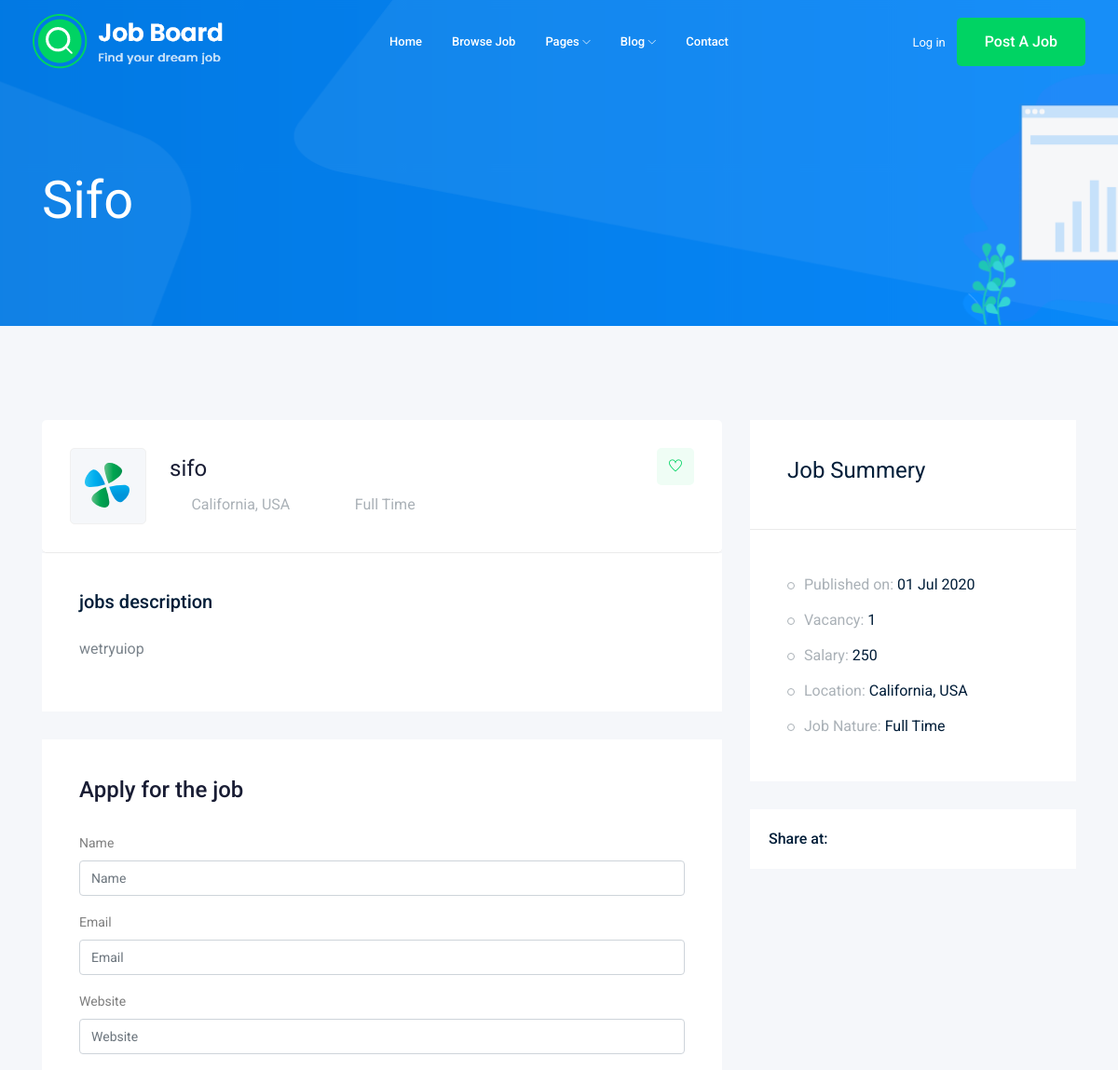
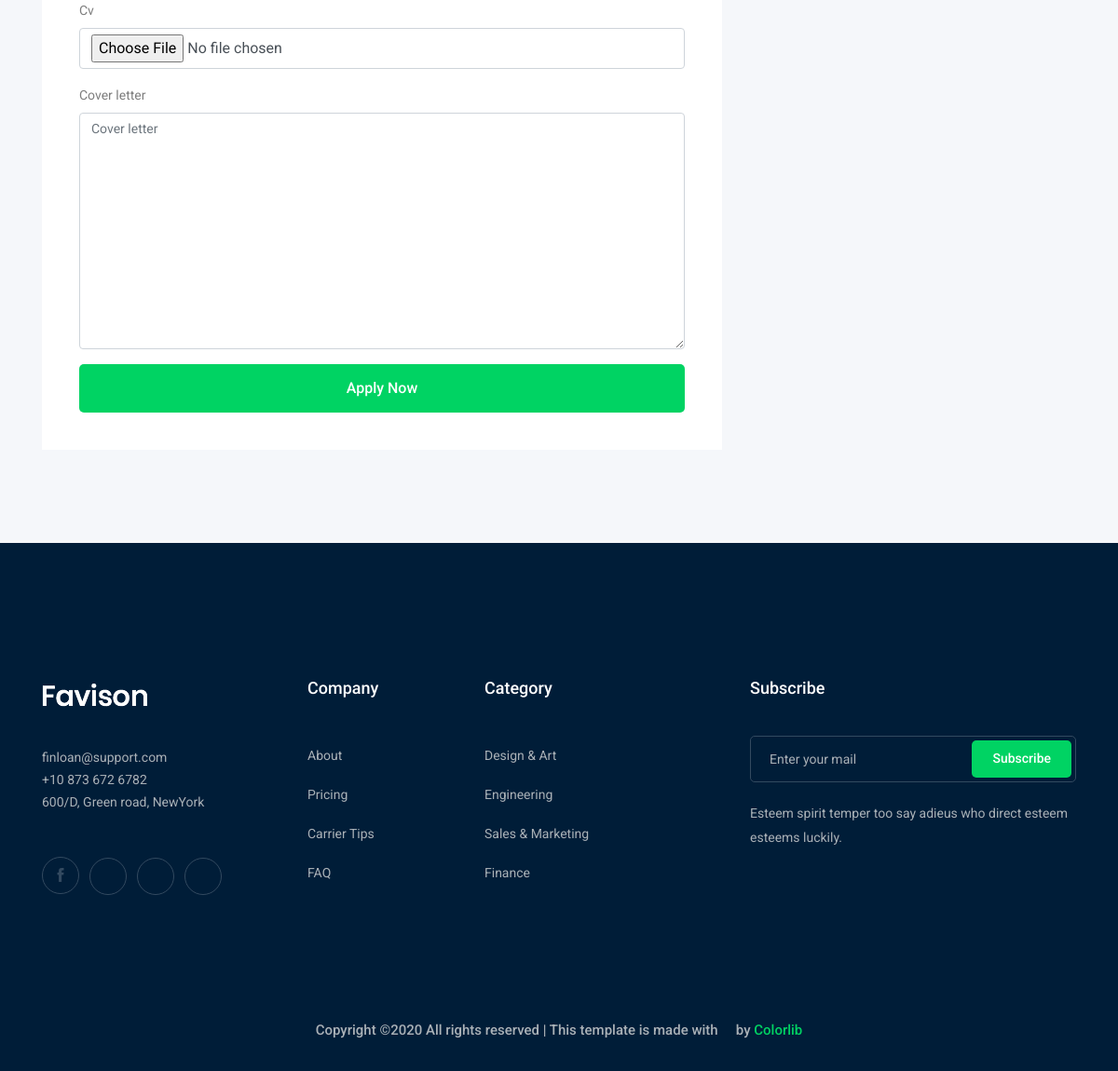
The page /jobs/sifo on the database its author committed (2 pictures, top to bottom).
### job/models.py (models this page shows, shortened)
class job(models.Model):
    owner = models.ForeignKey(User, related_name='job_owner', on_delete=models.CASCADE)
    title = models.CharField(max_length=100)
    job_type = models.CharField(max_length=15, choices=JOB_TYPE)
    description = models.TextField(max_length=1000)
    published_at = models.DateTimeField(auto_now=True)
    vacancy = models.IntegerField(default=1)
    salary = models.IntegerField(default=250)
    experience = models.IntegerField(default=0)
    category = models.ForeignKey('category', on_delete=models.CASCADE)
    image = models.ImageField(upload_to='jobs/')
    slug = models.SlugField(blank=True, null=True)
    def __str__(self):
        return self.title

### job/views.py (the view)
# urls.py: path('<str:slug>', views.job_detail, name='job_detail'),
def job_detail(request, slug):
    job_detail = job.objects.get(slug=slug)
    if request.method == 'POST':
        form = ApplyForm(request.POST, request.FILES)
        if form.is_valid():
            myform = form.save(commit=False)
            myform.job = job_detail
            myform.save()
    else:
        form = ApplyForm()
    context = {'jobs': job_detail, 'form': form}
    return render(request, 'job/job_detail.html', context)

### job/form.py
class ApplyForm(forms.ModelForm):
    class Meta:
        model = Apply
        fields = ['name', 'email', 'website', 'cv', 'cover_letter']

### job/templates/job/job_detail.html (shortened to what this page needs)
{% extends 'base.html' %}
{% load bootstrap4 %}
{% block body %}
    <div class="bradcam_area bradcam_bg_1">
        <div class="container">
            <div class="row">
                <div class="col-xl-12">
                    <div class="bradcam_text">
                        <h3>{{jobs}}</h3>
                    </div>
                </div>
            </div>
        </div>
    </div>
    <div class="job_details_area">
        <div class="container">
            <div class="row">
                <div class="col-lg-8">
                    <div class="job_details_header">
                        <div class="single_jobs white-bg d-flex justify-content-between">
                            <div class="jobs_left d-flex align-items-center">
                                <div class="thumb">
                                    <img src="img/svg_icon/1.svg" alt="">
                                </div>
                                <div class="jobs_conetent">
                                    <a href="#"><h4>{{jobs}}</h4></a>
                                    <div class="links_locat d-flex align-items-center">
                                        <div class="location">
                                            <p> <i class="fa fa-map-marker"></i> California, USA</p>
                                        </div>
                                        <div class="location">
                                            <p> <i class="fa fa-clock-o"></i>{{jobs.job_type}}</p>
                                        </div>
                                    </div>
                                </div>
                            </div>
                            <div class="jobs_right">
                                <div class="apply_now">
                                    <a class="heart_mark" href="#"> <i class="ti-heart"></i> </a>
                                </div>
                            </div>
                        </div>
                    </div>
                    <div class="descript_wrap white-bg">
                        <div class="single_wrap">
                            <h4>jobs description</h4>
                            <p>{{jobs.description}}</p>
                        </div>
                    </div>
                    <div class="apply_job_form white-bg">
                        <h4>Apply for the job</h4>
                        <form method="POST" enctype="multipart/form-data">
                            {% bootstrap_form form %}
                            {% buttons %}
                                <button class="boxed-btn3 w-100" type="submit">Apply Now</button>
                            {% endbuttons %}
                        </form>
                    </div>
                </div>
                <div class="col-lg-4">
                    <div class="job_sumary">
                        <div class="summery_header">
                            <h3>Job Summery</h3>
                        </div>
                        <div class="job_content">
                            <ul>
                                <li>Published on: <span>{{jobs.published_at|date:'d M o'}}</span></li>
                                <li>Vacancy: <span>{{jobs.vacancy}}</span></li>
                                <li>Salary: <span>{{jobs.salary}}</span></li>
                                <li>Location: <span>California, USA</span></li>
                                <li>Job Nature: <span>{{jobs.job_type}}</span></li>
                            </ul>
                        </div>
                    </div>
                    <div class="share_wrap d-flex">
                        <span>Share at:</span>
                        <ul>
                            <li><a href="#"> <i class="fa fa-facebook"></i></a> </li>
                            <li><a href="#"> <i class="fa fa-google-plus"></i></a> </li>
                            <li><a href="#"> <i class="fa fa-twitter"></i></a> </li>
                            <li><a href="#"> <i class="fa fa-envelope"></i></a> </li>
                        </ul>
                    </div>
                    <div class="job_location_wrap">
                         <div class="job_lok_inner">
                            <div id="map" style="height: 200px;"></div>
                          </div>
                    </div>
                </div>
            </div>
        </div>
    </div>
{% endblock %}

### rows shown on the page
job: title "Sifo", title "sifo", job_type "Full Time", description "wetryuiop", published_at "01 Jul 2020", vacancy "1", salary "250"
